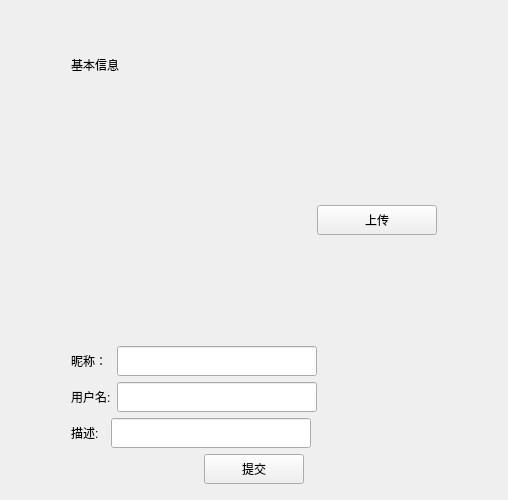
<?xml version="1.0" encoding="UTF-8"?>
<ui version="4.0">
 <class>UserInfoPage</class>
 <widget class="QWidget" name="UserInfoPage">
  <property name="geometry">
   <rect>
    <x>0</x>
    <y>0</y>
    <width>508</width>
    <height>487</height>
   </rect>
  </property>
  <property name="windowTitle">
   <string>Form</string>
  </property>
  <layout class="QHBoxLayout" name="horizontalLayout_6">
   <item>
    <spacer name="horizontalSpacer_4">
     <property name="orientation">
      <enum>Qt::Horizontal</enum>
     </property>
     <property name="sizeHint" stdset="0">
      <size>
       <width>40</width>
       <height>20</height>
      </size>
     </property>
    </spacer>
   </item>
   <item>
    <layout class="QVBoxLayout" name="verticalLayout_2">
     <property name="leftMargin">
      <number>5</number>
     </property>
     <property name="topMargin">
      <number>5</number>
     </property>
     <property name="rightMargin">
      <number>5</number>
     </property>
     <property name="bottomMargin">
      <number>5</number>
     </property>
     <item>
      <spacer name="verticalSpacer_3">
       <property name="orientation">
        <enum>Qt::Vertical</enum>
       </property>
       <property name="sizeType">
        <enum>QSizePolicy::Fixed</enum>
       </property>
       <property name="sizeHint" stdset="0">
        <size>
         <width>20</width>
         <height>40</height>
        </size>
       </property>
      </spacer>
     </item>
     <item>
      <widget class="QLabel" name="label_4">
       <property name="text">
        <string>基本信息</string>
       </property>
      </widget>
     </item>
     <item>
      <spacer name="verticalSpacer_4">
       <property name="orientation">
        <enum>Qt::Vertical</enum>
       </property>
       <property name="sizeType">
        <enum>QSizePolicy::Fixed</enum>
       </property>
       <property name="sizeHint" stdset="0">
        <size>
         <width>20</width>
         <height>40</height>
        </size>
       </property>
      </spacer>
     </item>
     <item>
      <layout class="QHBoxLayout" name="horizontalLayout">
       <item>
        <widget class="QLabel" name="head_lb">
         <property name="minimumSize">
          <size>
           <width>200</width>
           <height>200</height>
          </size>
         </property>
         <property name="maximumSize">
          <size>
           <width>200</width>
           <height>200</height>
          </size>
         </property>
         <property name="text">
          <string/>
         </property>
        </widget>
       </item>
       <item>
        <spacer name="horizontalSpacer_6">
         <property name="orientation">
          <enum>Qt::Horizontal</enum>
         </property>
         <property name="sizeType">
          <enum>QSizePolicy::Fixed</enum>
         </property>
         <property name="sizeHint" stdset="0">
          <size>
           <width>40</width>
           <height>20</height>
          </size>
         </property>
        </spacer>
       </item>
       <item>
        <widget class="QPushButton" name="up_btn">
         <property name="minimumSize">
          <size>
           <width>120</width>
           <height>30</height>
          </size>
         </property>
         <property name="maximumSize">
          <size>
           <width>120</width>
           <height>30</height>
          </size>
         </property>
         <property name="text">
          <string>上传</string>
         </property>
        </widget>
       </item>
      </layout>
     </item>
     <item>
      <spacer name="verticalSpacer_2">
       <property name="orientation">
        <enum>Qt::Vertical</enum>
       </property>
       <property name="sizeType">
        <enum>QSizePolicy::Fixed</enum>
       </property>
       <property name="sizeHint" stdset="0">
        <size>
         <width>20</width>
         <height>20</height>
        </size>
       </property>
      </spacer>
     </item>
     <item>
      <layout class="QHBoxLayout" name="horizontalLayout_2">
       <item>
        <widget class="QLabel" name="label">
         <property name="text">
          <string>昵称： </string>
         </property>
        </widget>
       </item>
       <item>
        <widget class="QLineEdit" name="nick_ed">
         <property name="minimumSize">
          <size>
           <width>200</width>
           <height>30</height>
          </size>
         </property>
         <property name="maximumSize">
          <size>
           <width>200</width>
           <height>30</height>
          </size>
         </property>
        </widget>
       </item>
       <item>
        <spacer name="horizontalSpacer">
         <property name="orientation">
          <enum>Qt::Horizontal</enum>
         </property>
         <property name="sizeHint" stdset="0">
          <size>
           <width>40</width>
           <height>20</height>
          </size>
         </property>
        </spacer>
       </item>
      </layout>
     </item>
     <item>
      <layout class="QHBoxLayout" name="horizontalLayout_3">
       <item>
        <widget class="QLabel" name="label_2">
         <property name="text">
          <string>用户名:</string>
         </property>
        </widget>
       </item>
       <item>
        <widget class="QLineEdit" name="name_ed">
         <property name="minimumSize">
          <size>
           <width>200</width>
           <height>30</height>
          </size>
         </property>
         <property name="maximumSize">
          <size>
           <width>200</width>
           <height>30</height>
          </size>
         </property>
        </widget>
       </item>
       <item>
        <spacer name="horizontalSpacer_2">
         <property name="orientation">
          <enum>Qt::Horizontal</enum>
         </property>
         <property name="sizeHint" stdset="0">
          <size>
           <width>40</width>
           <height>20</height>
          </size>
         </property>
        </spacer>
       </item>
      </layout>
     </item>
     <item>
      <layout class="QHBoxLayout" name="horizontalLayout_4">
       <item>
        <widget class="QLabel" name="label_3">
         <property name="text">
          <string>描述:  </string>
         </property>
        </widget>
       </item>
       <item>
        <widget class="QLineEdit" name="desc_ed">
         <property name="minimumSize">
          <size>
           <width>200</width>
           <height>30</height>
          </size>
         </property>
         <property name="maximumSize">
          <size>
           <width>200</width>
           <height>30</height>
          </size>
         </property>
        </widget>
       </item>
       <item>
        <spacer name="horizontalSpacer_3">
         <property name="orientation">
          <enum>Qt::Horizontal</enum>
         </property>
         <property name="sizeHint" stdset="0">
          <size>
           <width>40</width>
           <height>20</height>
          </size>
         </property>
        </spacer>
       </item>
      </layout>
     </item>
     <item>
      <layout class="QHBoxLayout" name="horizontalLayout_5">
       <item>
        <widget class="QPushButton" name="submit_btn">
         <property name="minimumSize">
          <size>
           <width>100</width>
           <height>30</height>
          </size>
         </property>
         <property name="maximumSize">
          <size>
           <width>100</width>
           <height>30</height>
          </size>
         </property>
         <property name="text">
          <string>提交</string>
         </property>
        </widget>
       </item>
      </layout>
     </item>
     <item>
      <spacer name="verticalSpacer">
       <property name="orientation">
        <enum>Qt::Vertical</enum>
       </property>
       <property name="sizeHint" stdset="0">
        <size>
         <width>20</width>
         <height>40</height>
        </size>
       </property>
      </spacer>
     </item>
    </layout>
   </item>
   <item>
    <spacer name="horizontalSpacer_5">
     <property name="orientation">
      <enum>Qt::Horizontal</enum>
     </property>
     <property name="sizeHint" stdset="0">
      <size>
       <width>40</width>
       <height>20</height>
      </size>
     </property>
    </spacer>
   </item>
  </layout>
 </widget>
 <resources/>
 <connections/>
</ui>
